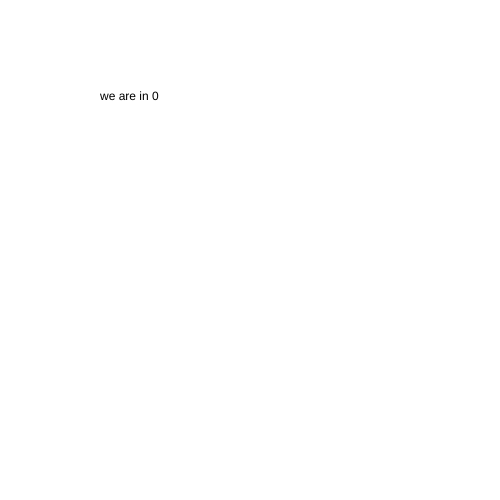
Frame 1 (no input)
Frame 60 (no input): identical to frame 1, image omitted
Frame 120 (the mouse pressed at the canvas centre since frame 60): identical to frame 1, image omitted

The p5.js sketch that drew this single still picture (run headless with seeded random() and noise() and a simulated clock; from frame 60 on, the mouse is pressed at the canvas centre):

// p5.js sketch
// ── sketch.js
let state = 0;

function setup() {
  createCanvas(500, 500);
}

function draw() {

  switch (state) {
    case 0:
    background('white');
    text("we are in 0",100,100);
    break;

    case 1:
    background('red');
    text("we are in 1",100,100);
    break;

    case 2:
    background('yellow');
    text("we are in 2",100,100);
    break;
  }

function mouseReleased(){
  state = state + 1;
if(state > 2){
  state = 0;
}

}

}
